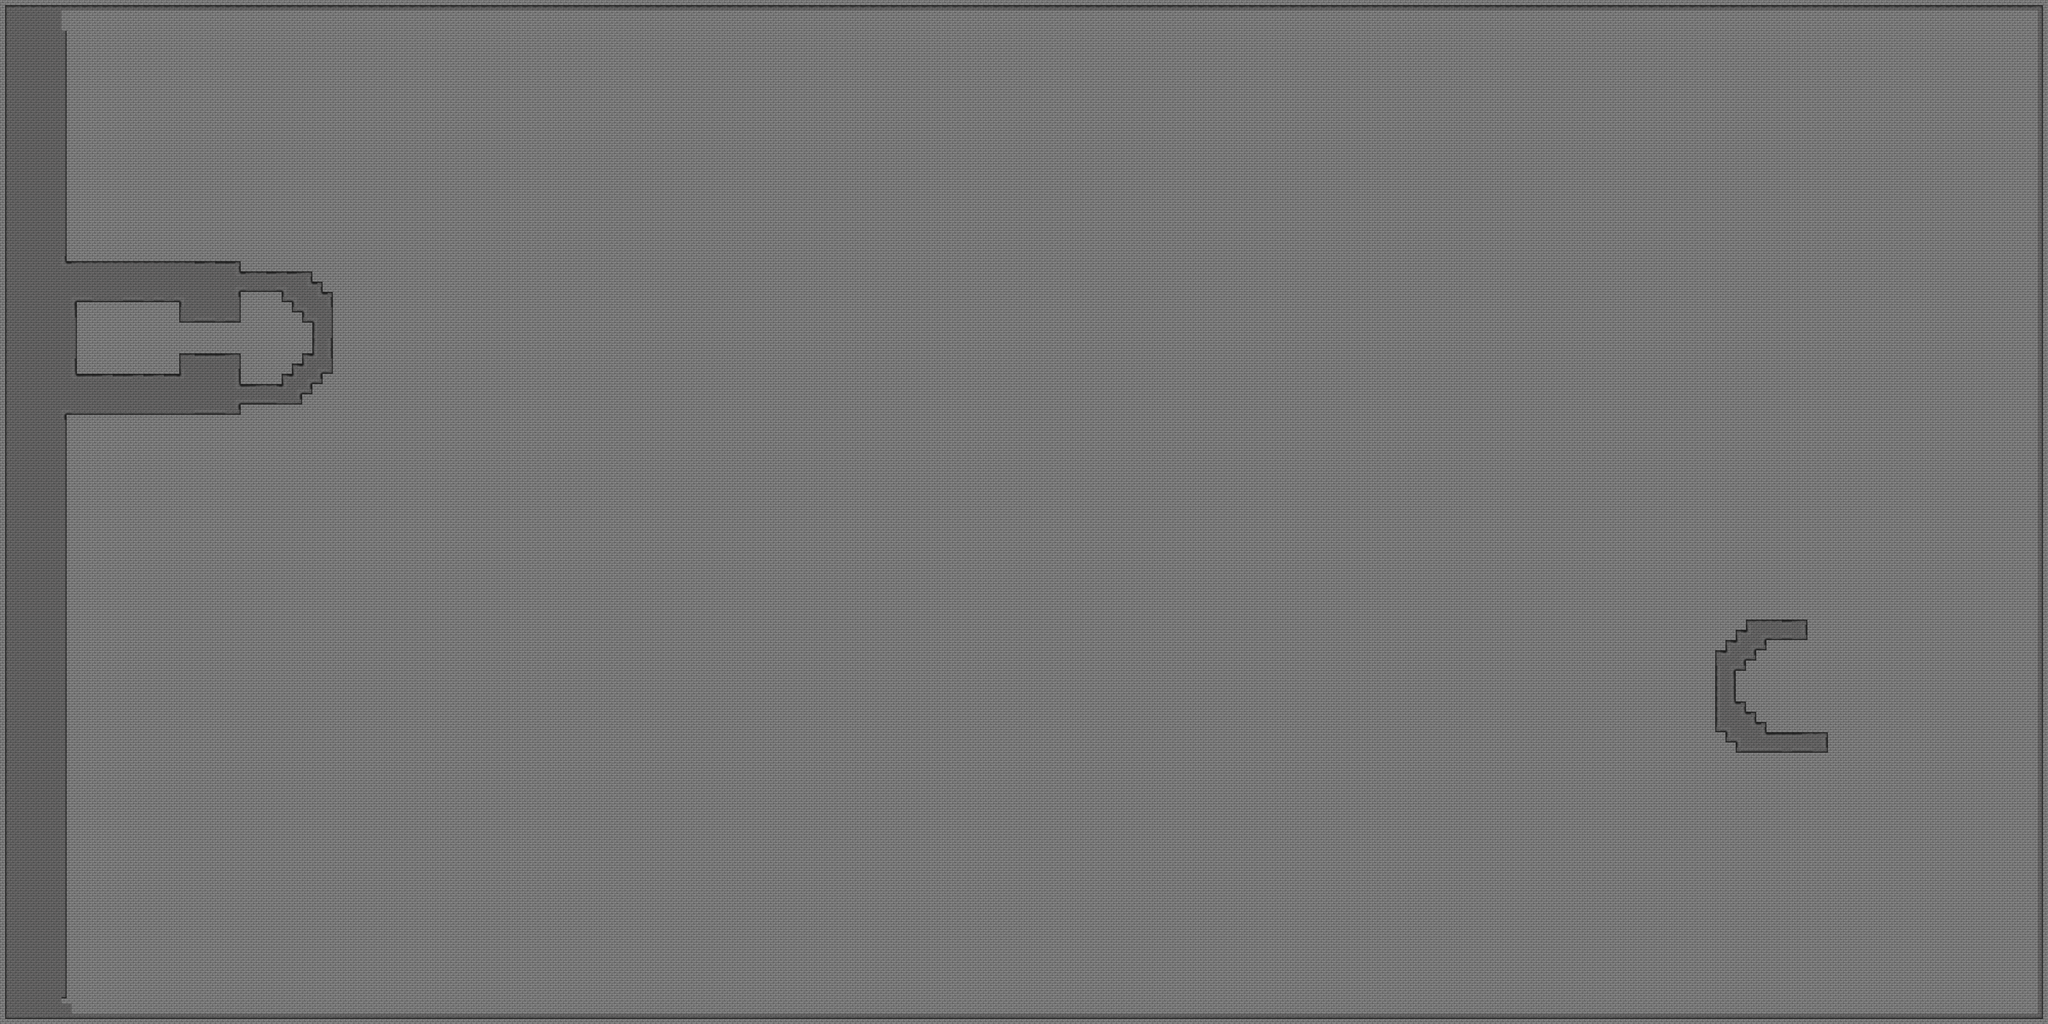

Tiled map render using the project's own tile images. Description and the map definition, with tile-layer contents summarised, below:
An orthogonal 200x100 tile map with 32x32 px tiles, 2 tile layers (Surface, Walls).

<map version="1.0" tiledversion="1.0.3" orientation="orthogonal" renderorder="right-down" width="200" height="100" tilewidth="32" tileheight="32" nextobjectid="1">
 <tileset firstgid="1" source="../TileSet/A_1.tsx" />
 <layer name="Surface" width="200" height="100">
  <data>[20000 cells, 20000 non-empty, 1 distinct tile ids]</data>
 </layer>
 <layer name="Walls" width="200" height="100">
  <data>[20000 cells, 1560 non-empty, 17 distinct tile ids]</data>
 </layer>
</map>
